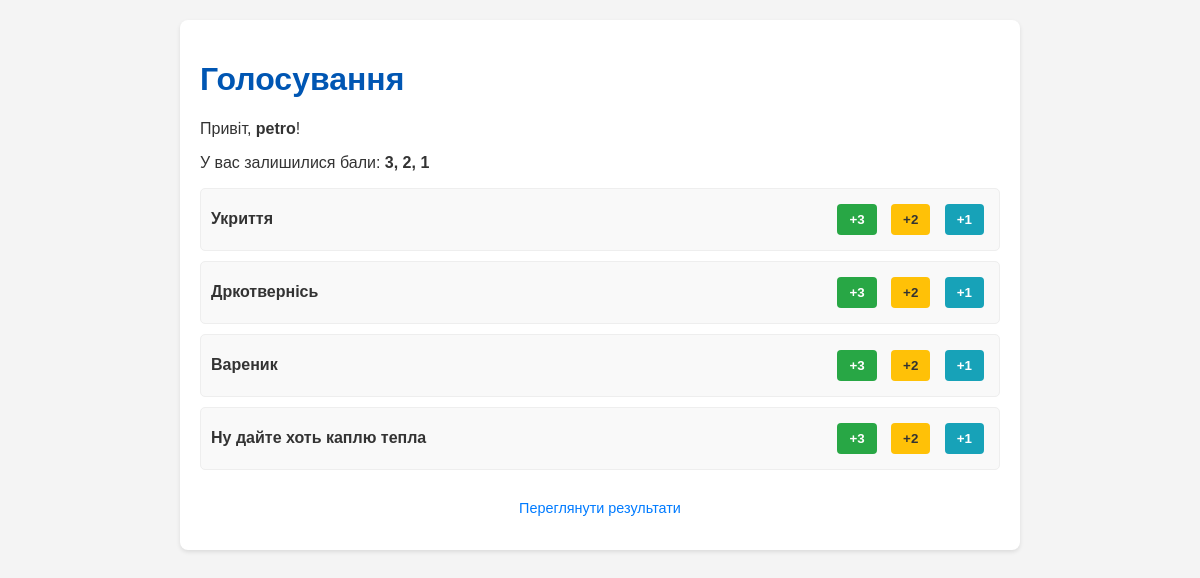
The app's page /vote/ (signed in) with its own data.
### polls/models.py (models this page shows, shortened)
class Option(models.Model):
    text = models.CharField(max_length=200, verbose_name="Текст варіанта")
    class Meta:
        verbose_name = "Варіант голосування"
        verbose_name_plural = "Варіанти голосування"

### polls/views.py (the view, shortened to what this page needs)
# urls.py: path('vote/', views.vote_view, name='vote'), # Сторінка голосування
def vote_view(request):
    nickname = request.session.get('voter_nickname')
    if not nickname:
        messages.warning(request, "Будь ласка, введіть ваш нікнейм, щоб проголосувати.")
        return redirect('polls:index')
    if VotedUser.objects.filter(nickname=nickname).exists():
        messages.info(request, "Ви вже проголосували. Перегляньте результати.")
        return redirect('polls:results')
    options = Option.objects.all()
    available_scores = request.session.get('available_scores', [3, 2, 1])
    temp_votes = request.session.get('temp_votes', {})
    score_options = [3, 2, 1]
    return render(request, 'polls/vote.html', {
        'nickname': nickname,
        'options': options,
        'available_scores': available_scores,
        'temp_votes': temp_votes,
        'score_options': score_options,
    })

### polls/templates/polls/vote.html (shortened to what this page needs)
{% extends 'polls/base.html' %}
{% block content %}
    <h1>Голосування</h1>
    <p>Привіт, <strong>{{ nickname }}</strong>!</p>
    <p>У вас залишилися бали: <strong>{{ available_scores|join:", " }}</strong></p>
    {% if not options %}
        <p>Наразі немає варіантів для голосування. Будь ласка, додайте їх через адмін-панель.</p>
    {% else %}
        <ul>
            {% for option in options %}
                <li class="option-item">
                    <strong>{{ option.text }}</strong>
                    <div class="button-group">
                        <form method="post" style="display: inline;">
                            {% for score_value in score_options %}
                                <button type="submit" name="score" value="{{ score_value }}"
                                        class="score-{{ score_value }}"
                                        {% if score_value not in available_scores %}disabled{% endif %}>
                                    +{{ score_value }}
                                </button>
                            {% endfor %}
                        </form>
                    </div>
                </li>
            {% endfor %}
        </ul>
    {% endif %}
    {% if temp_votes %}
                {% load poll_filters %}
    {% endif %}
{% endblock %}

### polls/templates/polls/base.html (shortened to what this page needs)
<!DOCTYPE html>
<html lang="uk">
<head>
</head>
<body>
    <div class="container">
        {% block content %}{% endblock %}
        <div class="footer">
            <p><a href="{% url 'polls:results' %}">Переглянути результати</a></p>
        </div>
    </div>
</body>
</html>

### polls/templates/polls/base.html (style rules this page uses)
body { font-family: Arial, sans-serif; margin: 20px; background-color: #f4f4f4; color: #333; }
.container { max-width: 800px; margin: auto; background: #fff; padding: 20px; border-radius: 8px; box-shadow: 0 2px 4px rgba(0,0,0,0.1); }
h1, h2 { color: #0056b3; }
form { margin-top: 20px; }
input[type="text"], input[type="submit"], button[type="submit"] { padding: 10px; border-radius: 5px; border: 1px solid #ddd; margin-right: 10px; }
input[type="submit"], button[type="submit"] { background-color: #007bff; color: white; cursor: pointer; border: none; }
ul { list-style: none; padding: 0; }
li { margin-bottom: 10px; }
.option-item { display: flex; align-items: center; border: 1px solid #eee; padding: 10px; margin-bottom: 10px; border-radius: 5px; background-color: #f9f9f9; }
.option-item strong { flex-grow: 1; }
.option-item button { margin-left: 10px; padding: 8px 12px; border: none; border-radius: 4px; cursor: pointer; font-weight: bold; }
.option-item button.score-3 { background-color: #28a745; color: white; }
.option-item button.score-2 { background-color: #ffc107; color: #333; }
.option-item button.score-1 { background-color: #17a2b8; color: white; }
.button-group button { margin: 5px; }
.footer { text-align: center; margin-top: 30px; font-size: 0.9em; color: #777; }
p a { color: #007bff; text-decoration: none; }

### records on screen
Option: text "Укриття", score_options "3" "2" "1"
Option: text "Дркотвернісь", score_options "3" "2" "1"
Option: text "Вареник", score_options "3" "2" "1"
Option: text "Ну дайте хоть каплю тепла", score_options "3" "2" "1"

### other values on screen
{{ nickname }} "petro"
{{ available_scores|join:", " }} "3, 2, 1"
